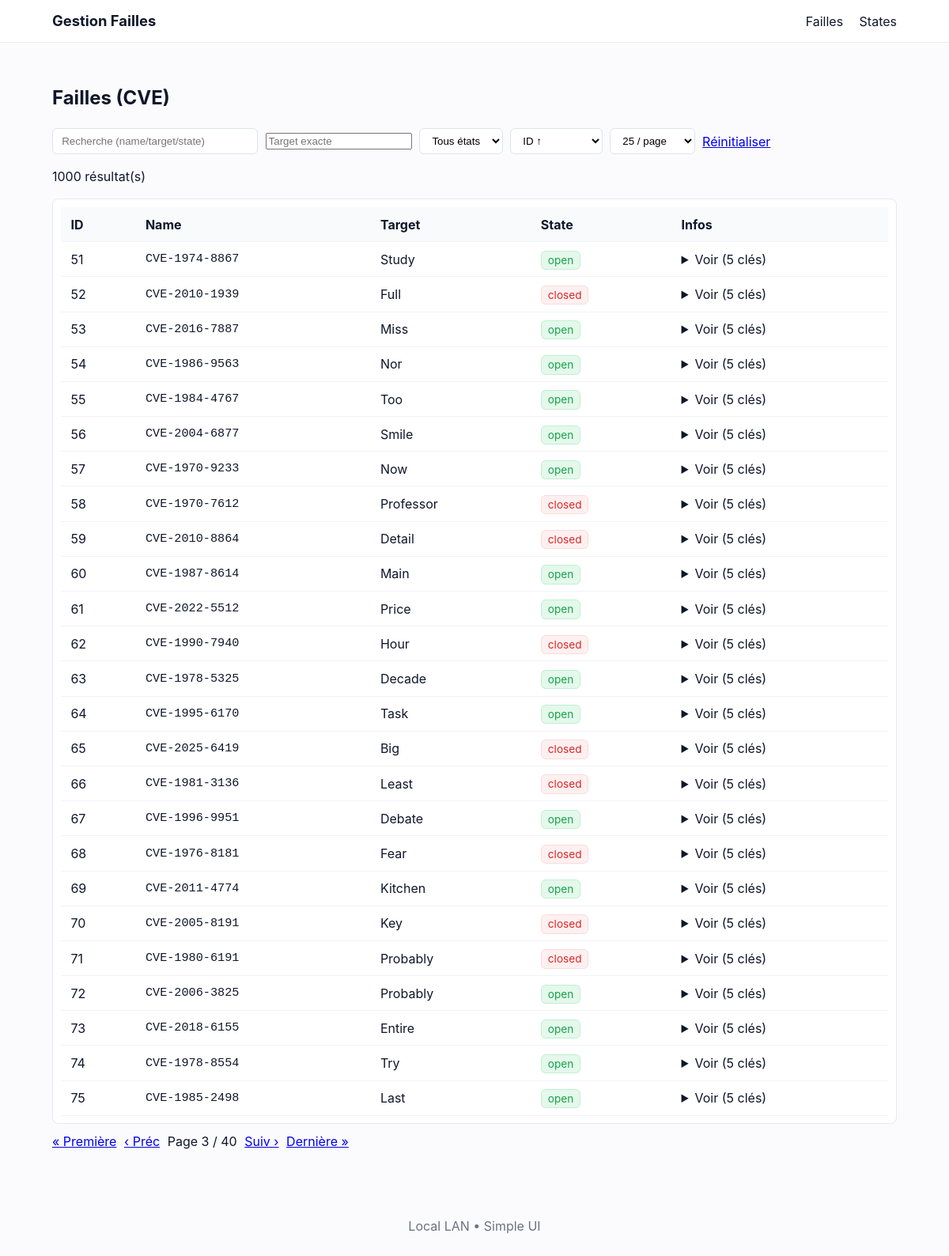
Screenshot of /failles?q=&target=&state=&sort=id_asc&size=25&page=3 with the database file from the repository.
### tables this page shows
CREATE TABLE cve (
        id      INTEGER PRIMARY KEY AUTOINCREMENT,
        name    TEXT NOT NULL,
        target  TEXT NOT NULL,
        state   TEXT NOT NULL,
        infos   TEXT NOT NULL
    );

### main.py (the view)
@app.get("/failles", response_class=HTMLResponse)
def failles_page(
    request: Request,
    q: Optional[str] = Query(default=None),
    target: Optional[str] = Query(default=None),
    state: Optional[str] = Query(default=None),
    sort: str = Query(default="id_asc"),
    page: int = Query(default=1, ge=1),
    size: int = Query(default=25, ge=1, le=200),
):
    if q is not None:
        q = q.strip() or None
    if target is not None:
        target = target.strip() or None
    if state is not None:
        state = state.strip() or None
    total = count_cves(q=q, target=target, state=state)
    rows = list_cves_paged(
        q=q,
        target=target,
        state=state,
        sort=sort,
        page=page,
        page_size=size,
    )
    total_pages = max(1, (total + size - 1) // size)
    context = {
        "request": request,
        "rows": rows,
        "total": total,
        "page": page,
        "size": size,
        "total_pages": total_pages,
        "q": q or "",
        "target": target or "",
        "state": state or "",
        "sort": sort,
    }
    return templates.TemplateResponse("failles.html", context)

### Web_app/templates/failles.html (shortened to what this page needs)
{% extends "base.html" %}
{% block content %}
<h2>Failles (CVE)</h2>
<form method="get" id="filtersForm" class="controls">
  <input type="search"
        name="q"
        placeholder="Recherche (name/target/state)"
        value="{{ q }}"
        onkeydown="if(event.key === 'Enter'){ resetAndSend(); }">
  <input type="text" name="target" placeholder="Target exacte"
         value="{{ target }}"
         onkeydown="if(event.key === 'Enter'){ resetAndSend(); }">
  <select name="state" onchange="autoSubmitNow()">
    <option value="" {{ ''==state and 'selected' or '' }}>Tous états</option>
  </select>
  <select name="sort" onchange="autoSubmitNow()">
    <option value="id_asc"   {{ sort=='id_asc' and 'selected' or '' }}>ID ↑</option>
  </select>
  <select name="size" onchange="autoSubmitNow()">
    {% for s in [10,25,50,100] %}
      <option value="{{s}}" {{ s==size and 'selected' or '' }}>{{s}} / page</option>
    {% endfor %}
  </select>
  <a class="btn" href="{{ request.url_for('failles_page') }}">Réinitialiser</a>
</form>
<p class="muted">{{ total }} résultat(s)</p>
<div class="table-wrap">
  <table class="table">
    <thead>
      <tr>
        <th>ID</th><th>Name</th><th>Target</th><th>State</th><th>Infos</th>
      </tr>
    </thead>
    <tbody>
      {% if rows %}
        {% for r in rows %}
        <tr>
          <td>{{ r.id }}</td>
          <td class="mono">{{ r.name }}</td>
          <td>{{ r.target }}</td>
          <td><span class="state {{ r.state }}">{{ r.state }}</span></td>
          <td>
            <details>
              <summary>Voir ({{ r.infos|length }} clés)</summary>
            </details>
          </td>
        </tr>
        {% endfor %}
      {% else %}
        <tr><td colspan="5">Aucun résultat</td></tr>
      {% endif %}
    </tbody>
  </table>
</div>
{% macro qlink(p) -%}
  {{ request.url_for('failles_page')
     ~ '?q=' ~ q
     ~ '&target=' ~ target
     ~ '&state=' ~ state
     ~ '&sort=' ~ sort
     ~ '&size=' ~ size
     ~ '&page=' ~ p
  }}
{%- endmacro %}
<div class="pagination">
  {% set prev = page - 1 if page > 1 else 1 %}
  {% set next = page + 1 if page < total_pages else total_pages %}
  <a class="btn" href="{{ qlink(1) }}">« Première</a>
  <a class="btn" href="{{ qlink(prev) }}">‹ Préc</a>
  <span>Page {{ page }} / {{ total_pages }}</span>
  <a class="btn" href="{{ qlink(next) }}">Suiv ›</a>
  <a class="btn" href="{{ qlink(total_pages) }}">Dernière »</a>
</div>
{% endblock %}

### Web_app/static/css/style.css (style rules this page uses)
:root { --bg: #fbfbfd; --card: #ffffff; --muted: #6b7280; --accent: #2b6cb0; --success: #16a34a; --danger: #dc2626; --container: 1100px; }
* { box-sizing: border-box }
body { font-family: Inter, ui-sans-serif, system-ui, -apple-system, "Segoe UI", Roboto, "Helvetica Neue", Arial; background: var(--bg); color: #0f172a; margin: 0; line-height: 1.5 }
.table-wrap { overflow: auto; background: var(--card); border: 1px solid #e6e9ef; border-radius: 8px; padding: .6rem }
.table { width: 100%; border-collapse: collapse }
.table th, .table td { padding: .6rem .8rem; text-align: left; border-bottom: 1px solid #f0f3f7 }
.table th { background: #f8fafc; position: sticky; top: 0 }
.controls { display: flex; gap: .6rem; flex-wrap: wrap; align-items: center; margin-bottom: .8rem }
.controls input[type="search"] { padding: .5rem .7rem; min-width: 260px; border-radius: 6px; border: 1px solid #dbe4ef }
.controls select, .controls button { padding: .45rem .7rem; border-radius: 6px; border: 1px solid #dbe4ef; background: white }
.state { padding: .2rem .5rem; border-radius: 6px; font-size: .85rem }
.state.open { background: rgba(34, 197, 94, 0.12); color: var(--success); border: 1px solid rgba(34, 197, 94, 0.18) }
.state.closed { background: rgba(239, 68, 68, 0.08); color: var(--danger); border: 1px solid rgba(239, 68, 68, 0.12) }
.mono { font-family: monospace; font-size: .95rem }
.pagination { display: flex; gap: .6rem; align-items: center; margin-top: .6rem }

### rows the page displays
cve: id "51", name "CVE-1974-8867", target "Study", state "open", infos|length "5"
cve: id "52", name "CVE-2010-1939", target "Full", state "closed", infos|length "5"
cve: id "53", name "CVE-2016-7887", target "Miss", state "open", infos|length "5"
cve: id "54", name "CVE-1986-9563", target "Nor", state "open", infos|length "5"
cve: id "55", name "CVE-1984-4767", target "Too", state "open", infos|length "5"
cve: id "56", name "CVE-2004-6877", target "Smile", state "open", infos|length "5"
cve: id "57", name "CVE-1970-9233", target "Now", state "open", infos|length "5"
cve: id "58", name "CVE-1970-7612", target "Professor", state "closed", infos|length "5"
cve: id "59", name "CVE-2010-8864", target "Detail", state "closed", infos|length "5"
cve: id "60", name "CVE-1987-8614", target "Main", state "open", infos|length "5"
cve: id "61", name "CVE-2022-5512", target "Price", state "open", infos|length "5"
cve: id "62", name "CVE-1990-7940", target "Hour", state "closed", infos|length "5"
cve: id "63", name "CVE-1978-5325", target "Decade", state "open", infos|length "5"
cve: id "64", name "CVE-1995-6170", target "Task", state "open", infos|length "5"
cve: id "65", name "CVE-2025-6419", target "Big", state "closed", infos|length "5"
cve: id "66", name "CVE-1981-3136", target "Least", state "closed", infos|length "5"
cve: id "67", name "CVE-1996-9951", target "Debate", state "open", infos|length "5"
cve: id "68", name "CVE-1976-8181", target "Fear", state "closed", infos|length "5"
cve: id "69", name "CVE-2011-4774", target "Kitchen", state "open", infos|length "5"
cve: id "70", name "CVE-2005-8191", target "Key", state "closed", infos|length "5"
cve: id "71", name "CVE-1980-6191", target "Probably", state "closed", infos|length "5"
cve: id "72", name "CVE-2006-3825", target "Probably", state "open", infos|length "5"
cve: id "73", name "CVE-2018-6155", target "Entire", state "open", infos|length "5"
cve: id "74", name "CVE-1978-8554", target "Try", state "open", infos|length "5"
cve: id "75", name "CVE-1985-2498", target "Last", state "open", infos|length "5"

### other values shown
{{ total }} "1000"
{{ page }} "3"
{{ total_pages }} "40"
form field size "25 / page"
